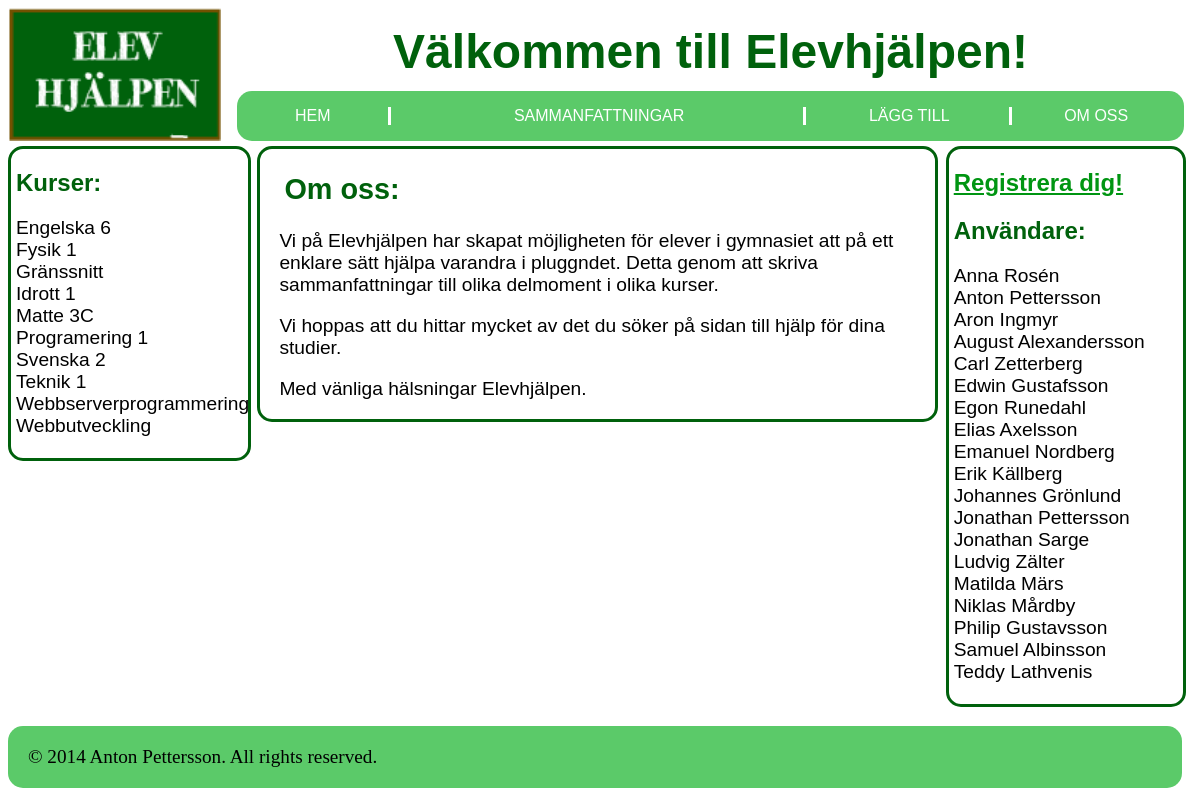
Page /about.php on the committed database.
### tables this page shows
CREATE TABLE IF NOT EXISTS `subjects` (
  `id` int(11) NOT NULL AUTO_INCREMENT,
  `name` varchar(32) NOT NULL,
  PRIMARY KEY (`id`)
);

CREATE TABLE IF NOT EXISTS `users` (
  `id` int(11) NOT NULL AUTO_INCREMENT,
  `fname` varchar(32) NOT NULL,
  `lname` varchar(32) NOT NULL,
  PRIMARY KEY (`id`)
);

### htdocs/about.php (the view, shortened to what this page needs)
<!DOCTYPE html>
<html>
	<head>
		<link rel="stylesheet" type="text/css" href="style.css" />
	</head>
<body>
	<header>
		<a href="index.php"><img src="logo.png" id="logotype"></a>
		<div id="headerContent">
			<h1 id="headline">Välkommen till Elevhjälpen!</h1>
			<nav id="menu">
				<ul>
					<li class="menuButton" id="homeButton"><a href="index.php" method="post">HEM</a></li>
					<li class="menuButton" id="summariesButton"><a href="summaries.php" method="post">SAMMANFATTNINGAR</a></li>
					<li class="menuButton" id="addButton"><a href="add_summaries.php" method="post">LÄGG TILL</a></li>
					<li class="menuButton" id="aboutButton"><a href="about.php" method="post">OM OSS</a></li>
				</ul>
			</nav>
		</div>
	</header>
<div id="layout">
	<div id="coursesCell">
		<nav id="courses">
			<h1 id="coursesTitle">Kurser:</h1>
			<ul>
				<?php
				$host     = "localhost";
				$dbname   = "slutprojekt";
				$username = "slutprojekt";
				$password = "mkq5ik";
				$dsn 	= "mysql:host=$host;dbname=$dbname;charset=utf8mb4";
				$attr 	= array(PDO::ATTR_DEFAULT_FETCH_MODE => PDO::FETCH_ASSOC);
				$pdo  	= new PDO($dsn, $username, $password, $attr);
				foreach($pdo->query("SELECT * FROM subjects ORDER BY name") as $row)
				{
					echo "<li><a href=\"summaries.php?subject_id={$row['id']}\" class=\"courseLink\">{$row['name']}</a></li>";
				}
				?>
			</ul>
		</nav>
	</div>
	<div id="contentCell">
		<section id="content">
			<div id="about">
				<h1 id="aboutTitle">Om oss: </h1>
				<p>
					Vi på Elevhjälpen har skapat möjligheten för elever i gymnasiet att på ett enklare sätt hjälpa varandra i pluggndet. Detta genom att skriva sammanfattningar till olika delmoment i olika kurser.
				</p>
				<p>
					Vi hoppas att du hittar mycket av det du söker på sidan till hjälp för dina studier.
				</p>
				<p>
					Med vänliga hälsningar Elevhjälpen.
				</p>
			</div>
		</section>
	</div>
	<div id="usersCell">
		<section id="users">
			<h1><a href="add_users.php" id="registerLink">Registrera dig!</a></h1>
			<h2 id="usersTitle">Användare:</h2>
			<ul>
				<?php
				foreach($pdo->query("SELECT * FROM users ORDER BY fname") as $row)
				{
					echo "<li><a href=\"summaries.php?user_id={$row['id']}\" class=\"userLink\">{$row['fname']} {$row['lname']}</a></li>";
				}
				?>
			</ul>
		</section>
	</div>
</div>
	<footer id="bodyFooter">
		<p id="copyright">
			&copy; 2014 Anton Pettersson. All rights reserved.
		</p>
	</footer>
</body>
</html>

### htdocs/style.css (style rules this page uses)
@media screen and (min-width: 1024px) { #logotype { display: inline-block; margin-right: 1%; } }
@media screen and (min-width: 1024px) { #headerContent { width: 80%; } }
@media screen and (min-width: 1024px) { #homeButton { width: 16%; } }
@media screen and (min-width: 1024px) { #summariesButton { width: 43%; } }
@media screen and (min-width: 1024px) { #addButton { width: 21%; } }
@media screen and (min-width: 1024px) { #aboutButton { width: 17%; } }
@media screen and (min-width: 1024px) { #layout { display: table; width: 99%; padding-top: 5px; } }
@media screen and (min-width: 1024px) { #coursesCell, #contentCell, #usersCell { display: table-cell; vertical-align: top; } }
@media screen and (min-width: 1024px) { #coursesCell { width: 15%; padding: 0; } }
@media screen and (min-width: 1024px) { #courses { width: 95%; } }
@media screen and (min-width: 1024px) { #content { width: 98%; } }
@media screen and (min-width: 1024px) { #usersCell { width: 20%; text-align: right; } }
#logotype { width: 18%; vertical-align: bottom; }
#headerContent { display: inline-block; margin: 0; padding: 0; }
#headline { color: #00610c; font-family: MV Boli, arial; margin: 12px; font-size: 3em; text-align: center; }
#menu { background: #5bca69; width: 100%; border-radius: 15px; }
#menu, .menuButton { display: inline-block; }
#menu > ul { padding: 0; }
.menuButton { font-family: arial; border-right: solid #fff 0.2em; margin: 0; padding: 0; height: 100%; text-align: center; }
.menuButton:last-child { border: none; }
.menuButton > a { text-decoration: none; color: #fff; }
#courses { border: solid #00610c 3px; border-radius: 15px; }
#coursesTitle, #usersTitle, #aboutTitle { color: #00610c; font-family: Elephant, arial; padding-left: 5px; padding-right: 5px; }
#courses > ul, #users > ul { list-style-type: none; padding: 5px; padding-top: 0; }
.courseLink, .userLink { text-decoration: none; font-family: arial; color: #000; font-size: 1.2em; }
#courses, #content, #users { display: inline-block; }
#content { border: solid #00610c 3px; border-radius: 15px; }
#summaries, #addSummary, #addUser, .response, #summary_page, #commentsCell, #about { padding-left: 1em; }
#summaries, #commentsCell, #about { font-family: arial; font-size: 1.2em; list-style-type: none; }
#users { border: solid #00610c 3px; border-radius: 15px; margin-right: 1%; width: 100%; text-align: left; }
#registerLink { text-decoration: underline; color: #009512; font-family: Eras Medium ITC, arial; padding: 5px; }
#bodyFooter { background: #5bca69; border-radius: 15px; margin-right: 10px; }
#copyright { padding: 20px; font-size: 1.2em; }

### rows in the picture
subjects: name "Engelska 6"
subjects: name "Fysik 1"
subjects: name "Gränssnitt"
subjects: name "Idrott 1"
subjects: name "Matte 3C"
subjects: name "Programering 1"
subjects: name "Svenska 2"
subjects: name "Teknik 1"
subjects: name "Webbserverprogrammering"
subjects: name "Webbutveckling"
users: fname "Anna", lname "Rosén"
users: fname "Anton", lname "Pettersson"
users: fname "Aron", lname "Ingmyr"
users: fname "August", lname "Alexandersson"
users: fname "Carl", lname "Zetterberg"
users: fname "Edwin", lname "Gustafsson"
users: fname "Egon", lname "Runedahl"
users: fname "Elias", lname "Axelsson"
users: fname "Emanuel", lname "Nordberg"
users: fname "Erik", lname "Källberg"
users: fname "Johannes", lname "Grönlund"
users: fname "Jonathan", lname "Pettersson"
users: fname "Jonathan", lname "Sarge"
users: fname "Ludvig", lname "Zälter"
users: fname "Matilda", lname "Märs"
users: fname "Niklas", lname "Mårdby"
users: fname "Philip", lname "Gustavsson"
users: fname "Samuel", lname "Albinsson"
users: fname "Teddy", lname "Lathvenis"
